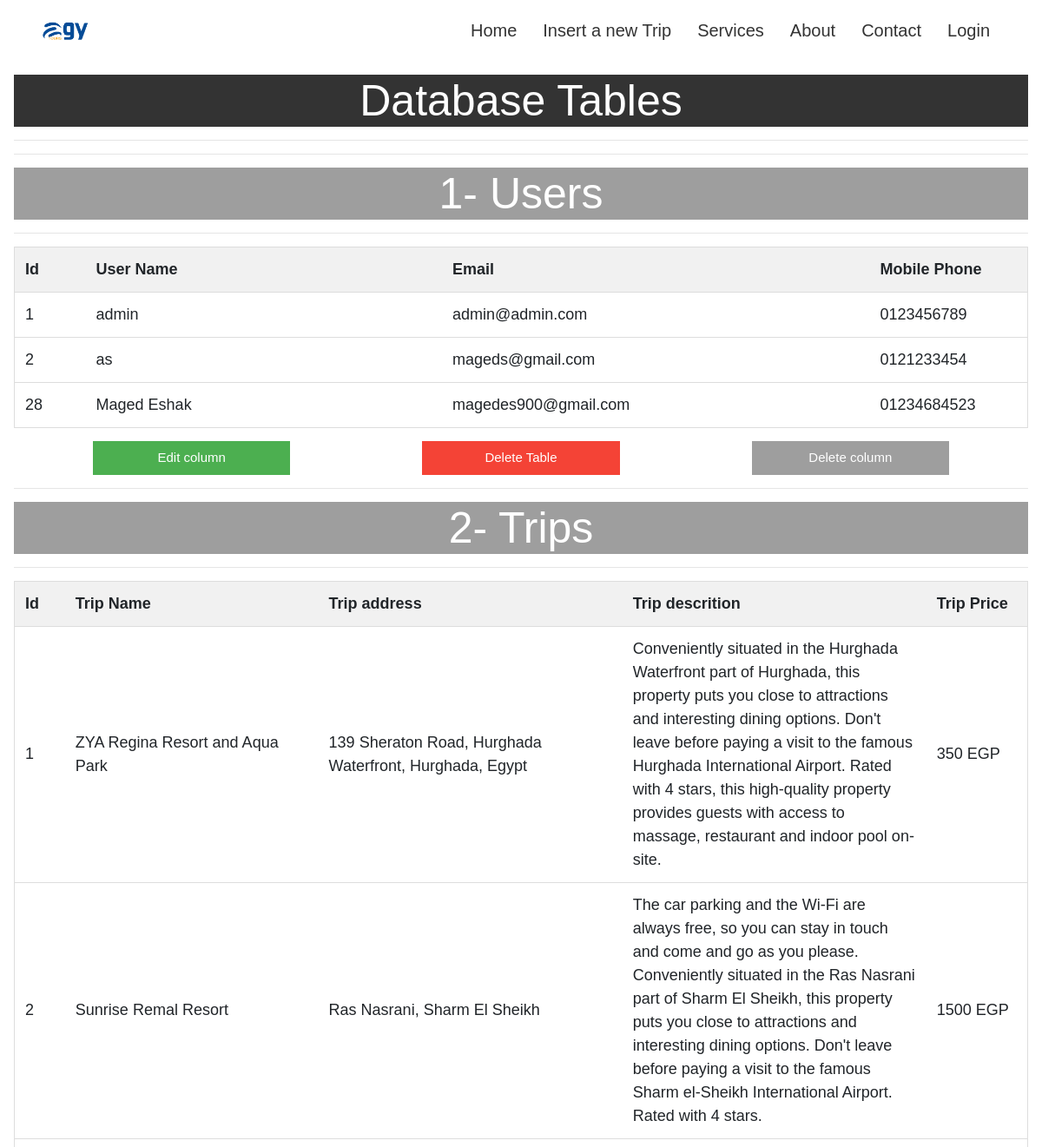
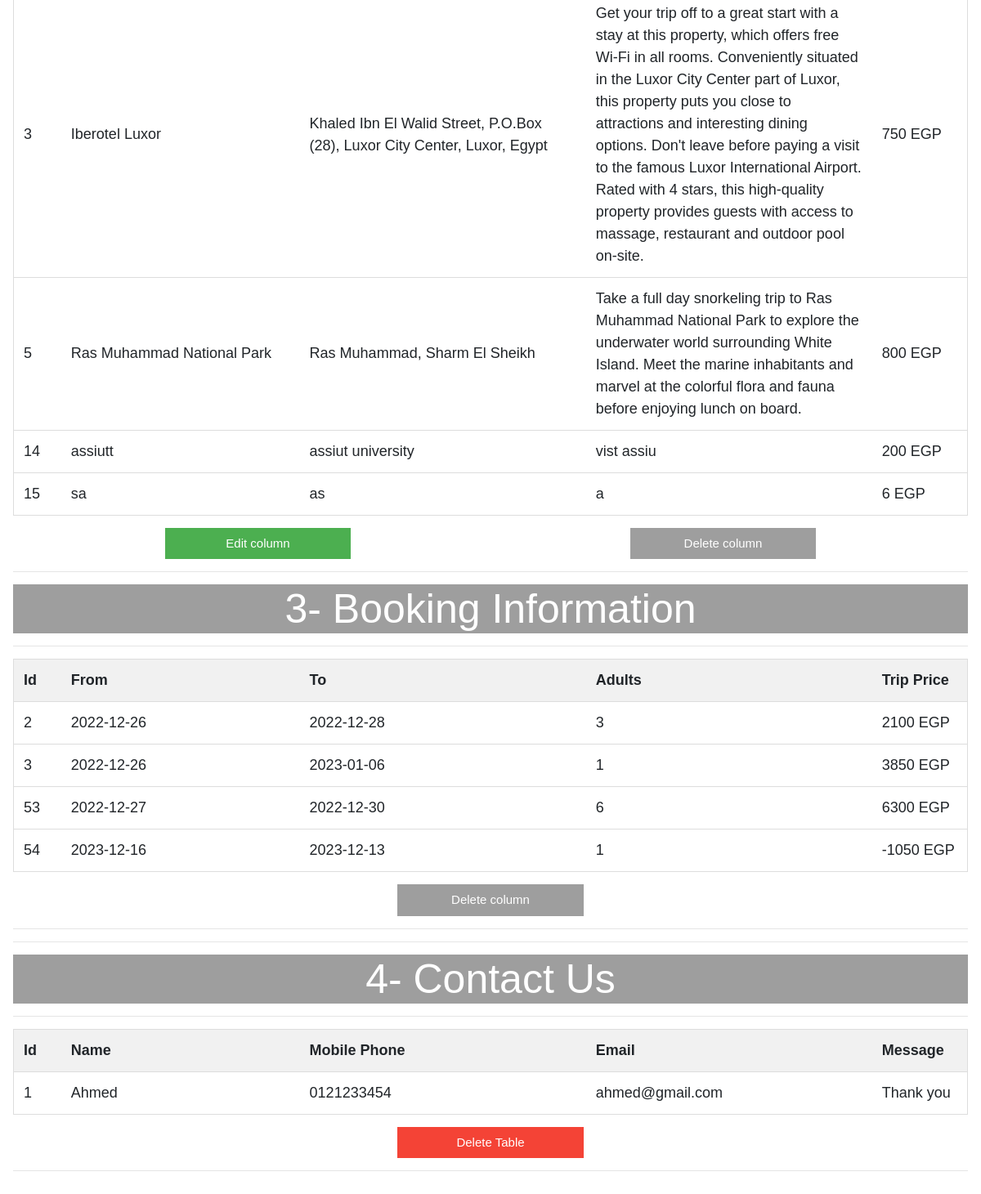
/admin/tabels.php, run on the app's committed database (2 pictures, top to bottom).
### tables this page shows
CREATE TABLE `users` (
  `id` int(11) NOT NULL,
  `name` varchar(30) NOT NULL,
  `email` varchar(50) NOT NULL,
  `phone` varchar(50) NOT NULL,
  `password` varchar(30) NOT NULL
);

CREATE TABLE `inserttrip` (
  `id` int(11) NOT NULL,
  `photo` varchar(100) NOT NULL,
  `photo2` varchar(100) NOT NULL,
  `photo3` varchar(100) NOT NULL,
  `photo4` varchar(100) NOT NULL,
  `trip` text NOT NULL,
  `address` text NOT NULL,
  `descrition` text NOT NULL,
  `trip_price` float NOT NULL
);

CREATE TABLE `booking` (
  `id` int(11) NOT NULL,
  `dateFrom` date NOT NULL,
  `dateTo` date NOT NULL,
  `adults` int(11) NOT NULL,
  `price` int(11) DEFAULT NULL
);

CREATE TABLE `contactus` (
  `id` int(11) NOT NULL,
  `name` varchar(30) DEFAULT NULL,
  `phone` varchar(30) DEFAULT NULL,
  `email` varchar(30) NOT NULL,
  `messeage` text NOT NULL
);

### admin/tabels.php (the view, shortened to what this page needs)
<?php
include('../database/connection.php');
$user_sql = "SELECT * FROM users";
$user_result = $connection->query($user_sql);
$inserttrip_sql = "SELECT * FROM inserttrip";
$inserttrip_result = $connection->query($inserttrip_sql);
$booking_sql = "SELECT * FROM booking";
$booking_result = $connection->query($booking_sql);
$contactus_sql = "SELECT * FROM contactus";
$contactus_result = $connection->query($contactus_sql);
?>
<!DOCTYPE html>
<html>
<head>
    <link rel="stylesheet" href="../css/w3.css">
    <link rel="stylesheet" href="../css/leon.css" />
</head>
<body>
    <div class="header">
        <div class="container">
            <a href="../Home.php"><img class="logo" src="../photos/egy.png" alt="" /></a>
            <div class="links">
                <ul>
                    <li><a href="../Home.php" target="_blank">Home</a></li>
                    <li><a href="Insert_In.php" target="_blank">Insert a new Trip</a></li>
                    <li><a href="../services.php" target="_blank">Services</a></li>
                    <li><a href="../about.php" target="_blank">About</a></li>
                    <li><a href="../contactus.php" target="_blank">Contact</a></li>
                    <li><a href="../login/login.php" target="_blank">Login</a></li>
                </ul>
            </div>
        </div>
    </div>
    <div class="w3-container w3-display-container w3-padding-16">
        <h1 style="background-color:#333; color: #fff; text-align: center;font-size: 50px;">Database Tables</h1>
        <hr>
        <hr>
        <h3 style="text-align: center;font-size: 50px; background-color:#9e9e9e; color: #fff;">1- Users</h3>
        <hr>
        <table id="myTable">
            <tr class="header">
                <th style="width:5%;">Id</th>
                <th style="width:25%;">User Name</th>
                <th style="width:30%;">Email</th>
                <th style="width:10%;">Mobile Phone</th>
            </tr>
            <?php foreach ($user_result as $user_key) { ?>
            <tr>
                <td><?php echo $user_key['id'] ?></td>
                <td><?php echo $user_key['name'] ?></td>
                <td><?php echo $user_key['email'] ?></td>
                <td><?php echo $user_key['phone'] ?></td>
            </tr>
            <?php } ?>
        </table>
        <form action="../database/deleteTable.php" method="POST" enctype="multipart/form-data">
            <p style="margin: 15px;display: flex;flex-direction: row;flex-wrap: nowrap;justify-content: space-around;">
                <a class="w3-button w3-green" style="width: 20%; text-decoration:none; color: #fff!important; "
                    href="tables/users/edit_user.php">Edit column</a>
                <button class="w3-button w3-red"
                    style="width: 20%; text-align:center; text-decoration:none; color: #fff!important; "
                    name="Delete_Table_Users">Delete Table</button>
                <a class="w3-button w3-gray"
                    style="width: 20%; float:right; text-decoration:none; color: #fff!important; "
                    href="tables/users/delete_user.php">Delete
                    column</a>
            </p>
        </form>
        <hr>
        <h3 style="text-align: center;font-size: 50px; background-color:#9e9e9e; color: #fff;">2- Trips</h3>
        <hr>
        <table id="myTable">
            <tr class="header">
                <th style="width:5%;">Id</th>
                <th style="width:25%;">Trip Name</th>
                <th style="width:30%;">Trip address</th>
                <th style="width:30%;">Trip descrition</th>
                <th style="width:10%;">Trip Price</th>
            </tr>
            <?php foreach ($inserttrip_result as $key) { ?>
            <tr>
                <td><?php echo $key['id'] ?></td>
                <td><?php echo $key['trip'] ?></td>
                <td><?php echo $key['address'] ?></td>
                <td><?php echo $key['descrition'] ?></td>
                <td><?php echo $key['trip_price'] . " EGP" ?></td>
            </tr>
            <?php } ?>
        </table>
        <p style="margin: 15px;display: flex;flex-direction: row;flex-wrap: nowrap;justify-content: space-around;">
            <a class="w3-button w3-green" style="width: 20%; text-decoration:none; color: #fff!important; "
                href="tables/trips/edit_trip.php">Edit column</a>
            <a class="w3-button w3-gray" style="width: 20%; float:right; text-decoration:none; color: #fff!important; "
                href="tables/trips/delete_trip.php">Delete column</a>
        </p>
        <hr>
        <h3 style="text-align: center;font-size: 50px; background-color:#9e9e9e; color: #fff;">3- Booking Information
        </h3>
        <hr>
        <table id="myTable">
            <tr class="header">
                <th style="width:5%;">Id</th>
                <th style="width:25%;">From</th>
                <th style="width:30%;">To</th>
                <th style="width:30%;">Adults</th>
                <th style="width:10%;">Trip Price</th>
            </tr>
            <?php foreach ($booking_result as $booking_key) { ?>
            <tr>
                <td><?php echo $booking_key['id'] ?></td>
                <td><?php echo $booking_key['dateFrom'] ?></td>
                <td><?php echo $booking_key['dateTo'] ?></td>
                <td><?php echo $booking_key['adults'] ?></td>
                <td><?php echo $booking_key['price'] . " EGP" ?></td>
            </tr>
            <?php } ?>
        </table>
        <p style="margin: 15px;display: flex;flex-direction: row;flex-wrap: nowrap;justify-content: space-around;">
            <a class="w3-button w3-gray" style="width: 20%; float:right; text-decoration:none; color: #fff!important; "
                href="tables/booking/delete_booking.php">Delete column</a>
        </p>
        <hr>
        <hr>
        <h3 style="text-align: center;font-size: 50px; background-color:#9e9e9e; color: #fff;">4- Contact Us</h3>
        <hr>
        <table id="myTable">
            <tr class="header">
                <th style="width:5%;">Id</th>
                <th style="width:25%;">Name</th>
                <th style="width:30%;">Mobile Phone</th>
                <th style="width:30%;">Email</th>
                <th style="width:10%;">Message</th>
            </tr>
            <?php foreach ($contactus_result as $contactus_key) { ?>
            <tr>
                <td><?php echo $contactus_key['id'] ?></td>
                <td><?php echo $contactus_key['name']; ?></td>
                <td><?php echo $contactus_key['phone']; ?></td>
                <td><?php echo $contactus_key['email']; ?></td>
                <td><?php echo $contactus_key['messeage'] ?></td>
            </tr>
            <?php } ?>
        </table>
        <form action="../database/deleteTable.php" method="POST" enctype="multipart/form-data">
            <p style="margin: 15px;display: flex;flex-direction: row;flex-wrap: nowrap;justify-content: space-around;">
                <button class="w3-button w3-red"
                    style="width: 20%; text-align:center; text-decoration:none; color: #fff!important; "
                    name="Delete_Table_contact">Delete Table</button>
            </p>
        </form>
        <hr>
    </div>
</body>
</html>

### css/leon.css (style rules this page uses)
:root { --main-color: #10cab7; --secondary-color: #2c4755; --section-padding: 60px; --section-background: #f6f6f6; --main-duration: 0.5s; }
* { -webkit-box-sizing: border-box; -moz-box-sizing: border-box; box-sizing: border-box; }
html { scroll-behavior: smooth; }
body { font-family: "Work Sans", sans-serif; }
.container { padding-left: 15px; padding-right: 15px; margin-left: auto; margin-right: auto; }
@media (min-width: 768px) { .container { width: 750px; } }
@media (min-width: 992px) { .container { width: 970px; } }
@media (min-width: 1200px) { .container { width: 1170px; } }
.header { padding: 5px; }
.header .container { display: flex; justify-content: space-between; align-items: center; }
.header .logo { width: 60px; }
.header .links { position: relative; }
.header .links ul { list-style: none; margin: 0; padding: 0; color: #000; position: relative; float: left; font-size: 20px; right: 0; min-width: 200px; top: calc(100% + 15px); display: inline-flex; z-index: 1; flex-direction: row; flex-wrap: nowrap; justify-content: space-around; align-items: center; }
.header .links ul li a { display: block; padding: 15px; text-decoration: none; color: #333; transition: var(--main-duration); }

### data on the page
users: id "1", name "admin", email "admin@admin.com", phone "0123456789"
users: id "2", name "as", email "mageds@gmail.com", phone "0121233454"
users: id "28", name "Maged Eshak", email "magedes900@gmail.com", phone "01234684523"
inserttrip: id "1", trip "ZYA Regina Resort and Aqua Park", address "139 Sheraton Road, Hurghada Waterfront, Hurghada, Egypt", descrition "Conveniently situated in the Hurghada Waterfront part of Hurghada, this property puts you close to attractions and interesting dining options. Don't leave before paying a visit to the famous Hurghada International Airport. Rated with 4 stars, this high-quality property provides guests with access to massage, restaurant and indoor pool on-site.", trip_price "350"
inserttrip: id "2", trip "Sunrise Remal Resort", address "Ras Nasrani, Sharm El Sheikh", descrition "The car parking and the Wi-Fi are always free, so you can stay in touch and come and go as you please. Conveniently situated in the Ras Nasrani part of Sharm El Sheikh, this property puts you close to attractions and interesting dining options. Don't leave before paying a visit to the famous Sharm el-Sheikh International Airport. Rated with 4 stars.", trip_price "1500"
inserttrip: id "3", trip "Iberotel Luxor", address "Khaled Ibn El Walid Street, P.O.Box (28), Luxor City Center, Luxor, Egypt", descrition "Get your trip off to a great start with a stay at this property, which offers free Wi-Fi in all rooms. Conveniently situated in the Luxor City Center part of Luxor, this property puts you close to attractions and interesting dining options. Don't leave before paying a visit to the famous Luxor International Airport. Rated with 4 stars, this high-quality property provides guests with access to massage, restaurant and outdoor pool on-site.", trip_price "750"
inserttrip: id "5", trip "Ras Muhammad National Park", address "Ras Muhammad, Sharm El Sheikh", descrition "Take a full day snorkeling trip to Ras Muhammad National Park to explore the underwater world surrounding White Island. Meet the marine inhabitants and marvel at the colorful flora and fauna before enjoying lunch on board.", trip_price "800"
inserttrip: id "14", trip "assiutt", address "assiut university", descrition "vist assiu", trip_price "200"
inserttrip: id "15", trip "sa", address "as", descrition "a", trip_price "6"
booking: id "2", dateFrom "2022-12-26", dateTo "2022-12-28", adults "3", price "2100"
booking: id "3", dateFrom "2022-12-26", dateTo "2023-01-06", adults "1", price "3850"
booking: id "53", dateFrom "2022-12-27", dateTo "2022-12-30", adults "6", price "6300"
booking: id "54", dateFrom "2023-12-16", dateTo "2023-12-13", adults "1", price "-1050"
contactus: id "1", name "Ahmed", phone "0121233454", email "ahmed@gmail.com", messeage "Thank you"
